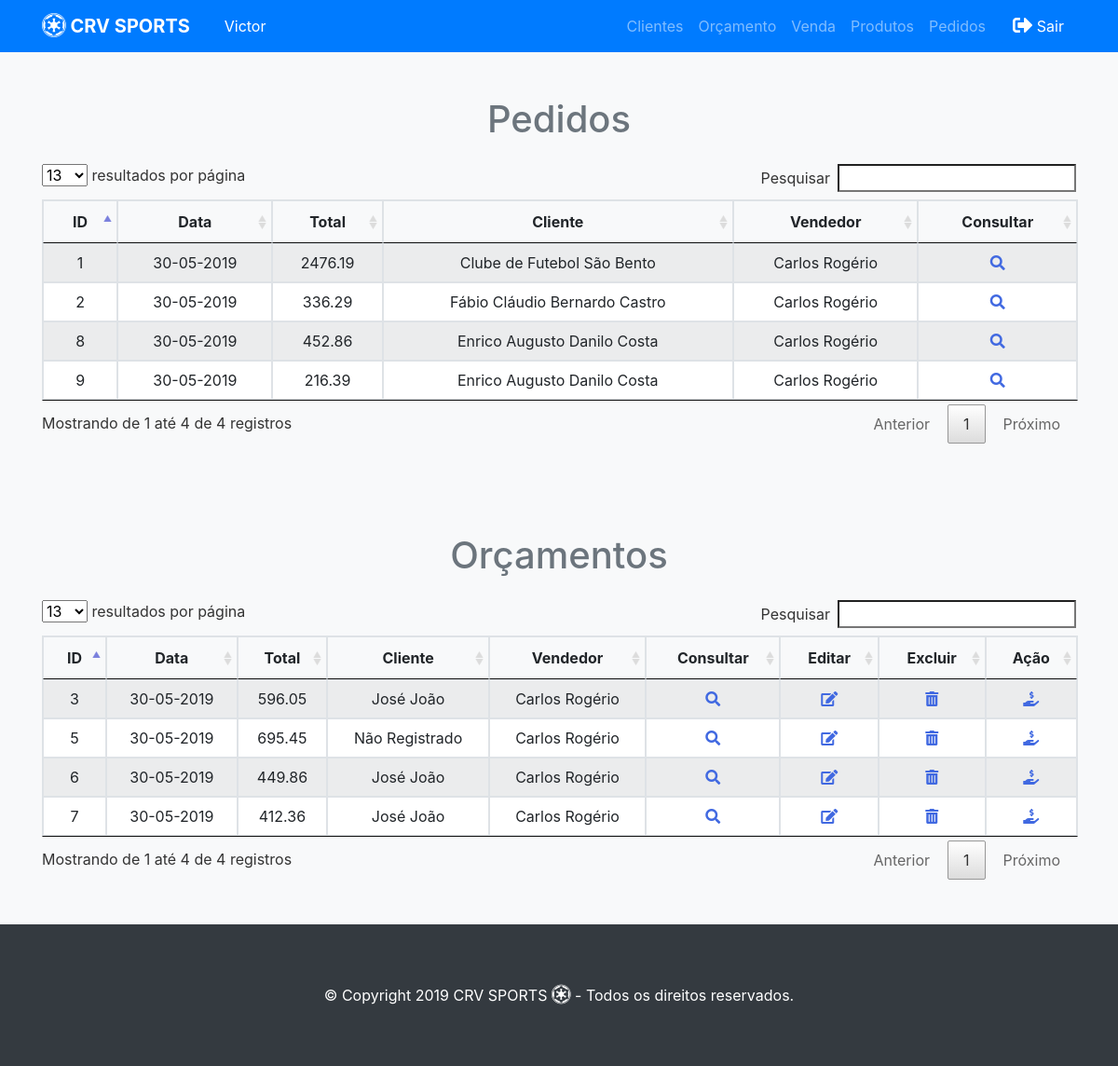
/crv/pedidos.php (signed in), run on an earlier commit of the app's database.
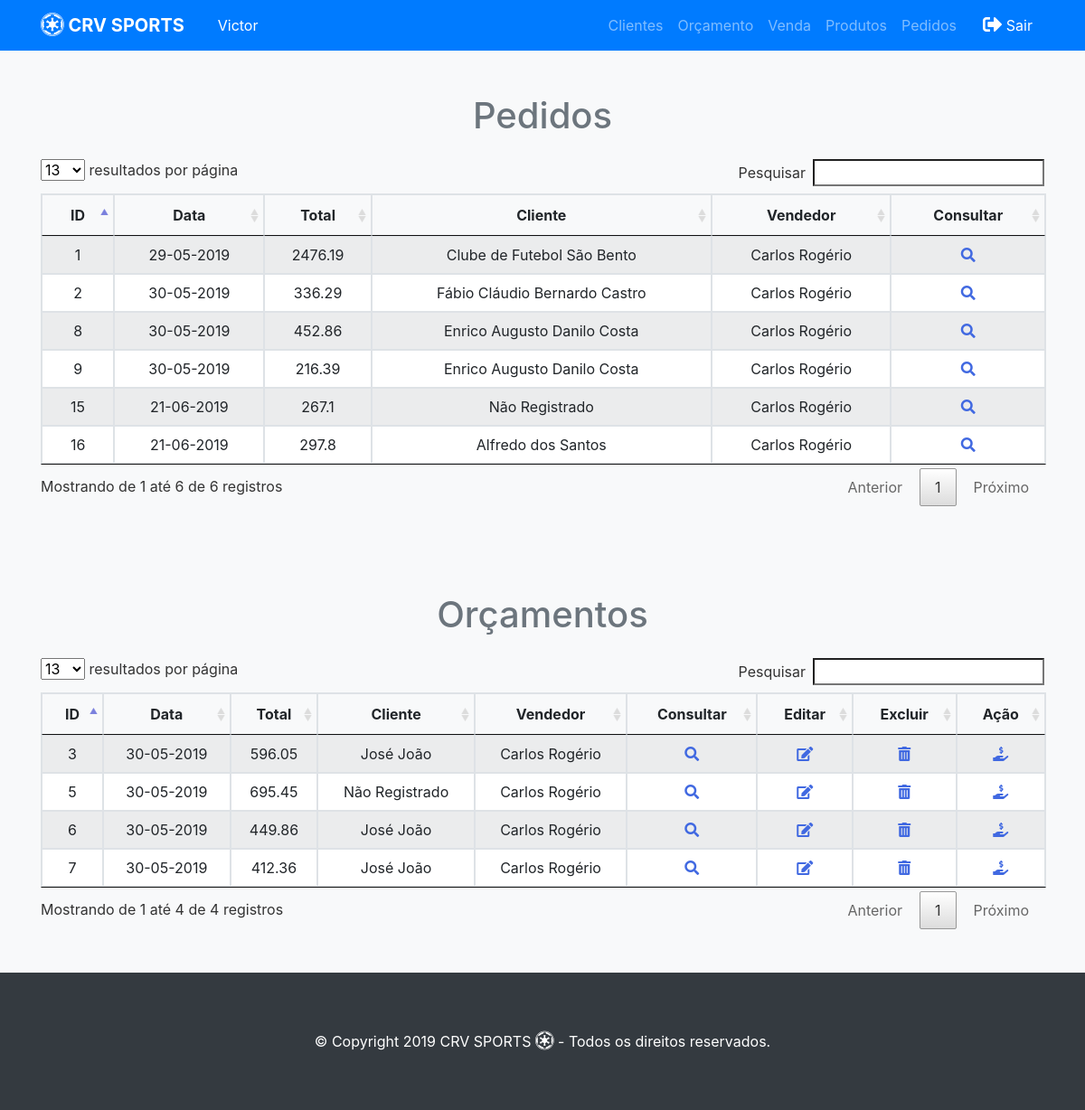
And on a later commit of the database.
### tables this page shows
CREATE TABLE `funcionario` (
  `id_funcionario` int(11) NOT NULL,
  `nome` varchar(100) NOT NULL,
  `data_nascimento` varchar(20) NOT NULL,
  `cpf` varchar(15) NOT NULL,
  `rg` varchar(15) NOT NULL,
  `data_admissao` varchar(20) NOT NULL,
  `logradouro` varchar(100) NOT NULL,
  `numero` int(11) NOT NULL,
  `bairro` varchar(100) NOT NULL,
  `cidade` varchar(50) NOT NULL,
  `estado` varchar(50) NOT NULL,
  `cep` varchar(20) NOT NULL,
  `email` varchar(50) NOT NULL,
  `telefone` varchar(20) DEFAULT NULL,
  `celular` varchar(20) DEFAULT NULL,
  `senha` varchar(30) NOT NULL,
  `tipo` int(11) NOT NULL
);

CREATE TABLE `pedido` (
  `id_pedido` int(11) NOT NULL,
  `data_pedido` varchar(20) NOT NULL,
  `total_pedido` double NOT NULL,
  `id_cliente` int(11) DEFAULT '1',
  `id_funcionario` int(11) NOT NULL,
  `tipo` int(11) NOT NULL
);

CREATE TABLE `cliente` (
  `id_cliente` int(11) NOT NULL,
  `nome` varchar(100) NOT NULL,
  `email` varchar(50) NOT NULL,
  `logradouro` varchar(100) NOT NULL,
  `numero` int(11) NOT NULL,
  `bairro` varchar(50) NOT NULL,
  `cidade` varchar(50) NOT NULL,
  `estado` varchar(50) NOT NULL,
  `cep` varchar(20) NOT NULL,
  `telefone` varchar(20) DEFAULT NULL,
  `celular` varchar(20) DEFAULT NULL,
  `cpf` varchar(15) DEFAULT NULL,
  `rg` varchar(15) DEFAULT NULL,
  `data_nascimento` varchar(20) DEFAULT NULL,
  `cnpj` varchar(20) DEFAULT NULL,
  `inscricao_estadual` varchar(30) DEFAULT NULL,
  `nome_fantasia` varchar(50) DEFAULT NULL
);

### crv/pedidos.php (the view, shortened to what this page needs)
<?php require_once("../funcoes/conexao.php"); ?>
<!DOCTYPE html>
<html>
   <head>
      <?php include '../funcoes/menu.php'; ?>
      <link rel="stylesheet" href="lib\DataTables\DataTables-1.10.18\css\jquery.dataTables.min.css">
      <link rel="stylesheet" href="lib\fontawesome-free-5.8.1-web\css\all.css">
   </head>
   <div class="py-5 text-center bg-light">
      <div class="container">
         <div class="row">
            <div class="col-md-12">
               <h1 class="pb-3 text-secondary">Pedidos</h1>
            </div>
         </div>
         <table class="table table-hover table-striped table-bordered" id="pedido">
            <thead>
               <tr>
                  <th>ID</th>
                  <th>Data</th>
                  <th>Total</th>
				  <th>Cliente</th>
                  <th>Vendedor</th>
				  <th>Consultar</th>
               </tr>
            </thead>
            <tbody>
               <?php
                  $query="SELECT p.id_pedido, p.data_pedido, p.total_pedido, c.nome as nome_cliente, f.nome as nome_funcionario FROM
                  pedido p inner join cliente c
                  inner join funcionario f
                  ON
                  p.id_cliente = c.id_cliente and p.id_funcionario = f.id_funcionario
                  WHERE p.tipo = 1";
                  $resultado = mysqli_query($conecta, $query);
                  while($linha = mysqli_fetch_array($resultado)){
					echo '<tr id='.$linha['id_pedido'].'><td>'.$linha['id_pedido'].'</td>';
                      $dt    = explode(' ', $linha['data_pedido']);
                      $dt1    = explode('-', $dt[0]);
                      $datacerta = $dt1[2] . '-' . $dt1[1] . '-' . $dt1[0];
					echo '<td>'.$datacerta.'</td>';
					echo '<td>'.$linha['total_pedido'].'</td>';
					echo '<td>'.utf8_encode($linha['nome_cliente']).'</td>';
					echo '<td>'.utf8_encode($linha['nome_funcionario']).'</td>';
                  ?>
               <td><i class="fas fa-search" data-toggle="modal" data-target="#consultapedido" style="cursor: pointer; color:royalBlue"></td>
               <?php
                  }
				?>
            </tbody>
         </table>
      </div>
   </div>
   <div class="py-5 text-center bg-light">
      <div class="container">
         <div class="row">
            <div class="col-md-12">
               <h1 class="pb-3 text-secondary">Orçamentos</h1>
            </div>
         </div>
         <table class="table table-hover table-striped table-bordered" id="orcamento">
            <thead>
               <tr>
                  <th>ID</th>
                  <th>Data</th>
                  <th>Total</th>
                  <th>Cliente</th>
                  <th>Vendedor</th>
                  <th>Consultar</th>
                  <th>Editar</th>
                  <th>Excluir</th>
                  <th>Ação</th>
               </tr>
            </thead>
            <tbody>
               <?php
                  $query="SELECT p.id_pedido, p.data_pedido, p.total_pedido, c.nome as nome_cliente, f.nome as nome_funcionario
                  FROM pedido p
                  inner join cliente c
                  inner join funcionario f
                  ON
                  p.id_cliente = c.id_cliente and
                  p.id_funcionario = f.id_funcionario
                  WHERE p.tipo = 0";
                  $resultado = mysqli_query($conecta, $query);
                  while($linha = mysqli_fetch_array($resultado)){
					echo '<tr id='.$linha['id_pedido'].'><td>'.$linha['id_pedido'].'</td>';
                      $dt    = explode(' ', $linha['data_pedido']);
                      $dt1    = explode('-', $dt[0]);
                      $datacerta = $dt1[2] . '-' . $dt1[1] . '-' . $dt1[0];
					echo '<td>'.$datacerta.'</td>';
					echo '<td>'.$linha['total_pedido'].'</td>';
					echo '<td>'.utf8_encode($linha['nome_cliente']).'</td>';
					echo '<td>'.utf8_encode($linha['nome_funcionario']).'</td>';
					$idpedido = $linha['id_pedido'];
                  ?>
                <td><i class="fas fa-search" data-toggle="modal" data-target="#consultapedido" style="cursor: pointer; color:royalBlue"></td>
               <td><a href="editaorcamentos.php?id=<?php echo $linha['id_pedido'] ?>"> <i class="fas fa-edit" style="cursor: pointer; color:royalBlue"></a></td>
               <td><i class="fas fa-trash-alt" style="cursor: pointer; color:royalBlue" onclick="deletapedido(<?php echo $idpedido; ?>)"></td>
                   <td><i class="fas fa-hand-holding-usd" style="cursor: pointer; color:royalBlue" onclick="virouvenda(<?php echo $idpedido; ?>)"></td>
               </tr>
               <?php
                  }
				?>
            </tbody>
         </table>
      </div>
   </div>
   <?php include 'footer.php'?>
   <?php require_once("../funcoes/modalpedido.php"); ?>
</html>

### funcoes/menu.php (shortened to what this page needs)
<!DOCTYPE html>
<html>
<head>
<?php require_once("head.php"); ?>
</head>
<body style="overflow-x:hidden;">
  <nav class="navbar navbar-expand-md bg-primary navbar-dark">
    <div class="container">
      <a class="navbar-brand" href="home.php"><i class="fab d-inline fa-lg fa-empire"></i><b> CRV SPORTS</b></a>
        <?php
            if  (isset($_SESSION["user_portal"]) )
            {
                $user = $_SESSION["user_portal"];
                $saudacao = "select * ";
                $saudacao .= "from funcionario ";
                $saudacao .= "where id_funcionario = {$user} ";
                $saudacao_login = mysqli_query($conecta, $saudacao);
                $saudacao_login = mysqli_fetch_assoc($saudacao_login);
                $nome = $saudacao_login["nome"];
                $nome = explode(" ", $nome);
        ?>
            <div ><a class="btn navbar-btn ml-2 text-white btn-primary"> <?php echo $nome[0] ?> </a><input id="idcli" class="btn navbar-btn ml-2 text-white btn-primary" type="hidden" value="<?php echo $user ?>" ></div>
        <?php } ?>
      <div class="collapse navbar-collapse text-center justify-content-end" id="navbar2SupportedContent">
        <ul class="navbar-nav">
          <li class="nav-item">
            <a class="nav-link" href="clientes.php"><i class="fa d-inline fa-lg fa-shopping-"></i> Clientes</a>
          </li>
          <li class="nav-item">
            <a class="nav-link" href="orcamentos.php"><i class="fa d-inline fa-lg fa-o"></i>Orçamento</a>
          </li>
          <li class="nav-item">
            <a class="nav-link" href="vendas.php"><i class="fa d-inline fa-lg fa-o"></i>Venda</a>
          </li>
          <li class="nav-item">
            <a class="nav-link" href="produtos.php"><i class="fa d-inline fa-lg fa-o"></i>Produtos</a>
          </li>
          <li class="nav-item">
            <a class="nav-link" href="pedidos.php"><i class="fa d-inline fa-lg fa-o"></i>Pedidos</a>
          </li>
        </ul>
        <a class="btn navbar-btn ml-2 text-white btn-primary" href="../funcoes/sair.php"><i class="fas d-inline fa-lg fa-sign-out-alt"></i> Sair</a>
      </div>
    </div>
  </nav>

### funcoes/head.php (shortened to what this page needs)
<link rel="stylesheet" href="lib/font-awesome.min.css" type="text/css">
<link rel="stylesheet" href="lib/bootstrap-4.0.0-beta.1.css" type="text/css">
<link rel="stylesheet" href="lib/bootstrap.min.css" >

### crv/footer.php
<div class="py-5 bg-dark text-white ">
        <div class="col-md-12 mt-3 text-center">
          <p>© Copyright 2019 CRV SPORTS <i class="fab d-inline fa-lg fa-empire"></i> - Todos os direitos reservados.</p>
        </div>
  </div>
</body>

### funcoes/modalpedido.php (shortened to what this page needs)
<head>
</head>
<body>
</body>

What changed in the data, as far as the page shows it:
changed pedido "Clube de Futebol São Bento": data_pedido "30-05-2019" → "29-05-2019"
added pedido: id_pedido "15", data_pedido "21-06-2019", total_pedido "267.1", id_cliente.nome "Não Registrado", id_funcionario.nome "Carlos Rogério", shown under "Pedidos"
added pedido: id_pedido "16", data_pedido "21-06-2019", total_pedido "297.8", id_cliente.nome "Alfredo dos Santos", id_funcionario.nome "Carlos Rogério", shown under "Pedidos"
Also different on the page:
text written by a page script: "resultados por página Pesquisar Mostrando de 1 até 4 de 4 registros Anterior 1 Próximo" → "resultados por página Pesquisar Mostrando de 1 até 6 de 6 registros Anterior 1 Próximo"
